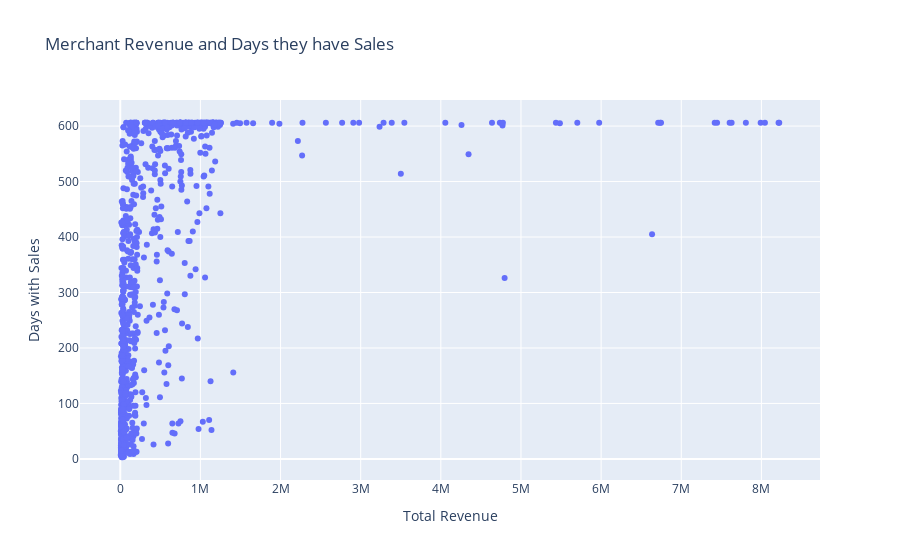

The code cell stored with this chart in its notebook:
### Code cell
pdf.plot.scatter('Total Revenue', 'Days with Sales', c = df['tags'], title = 'Merchant Revenue and Days they have Sales')

### Figure 1 — Plotly figure (JSON) as saved in the notebook; plotly's stock layout.template omitted (floating-point values rounded to 4 significant figures; data arrays with more than 128 entries replaced by an {"elided": "..."} marker saying what was removed)
{"data": [{"hovertemplate": "Total Revenue=%{x}<br>Days with Sales=%{y}<extra></extra>", "legendgroup": "", "marker": {"color": "#636efa", "symbol": "circle"}, "mode": "markers", "name": "", "orientation": "v", "showlegend": false, "type": "scatter", "x": {"elided": "1000 float values"}, "xaxis": "x", "y": {"elided": "1000 int values"}, "yaxis": "y"}], "layout": {"legend": {"tracegroupgap": 0}, "title": {"text": "Merchant Revenue and Days they have Sales"}, "xaxis": {"anchor": "y", "domain": [0, 1], "title": {"text": "Total Revenue"}}, "yaxis": {"anchor": "x", "domain": [0, 1], "title": {"text": "Days with Sales"}}}}
